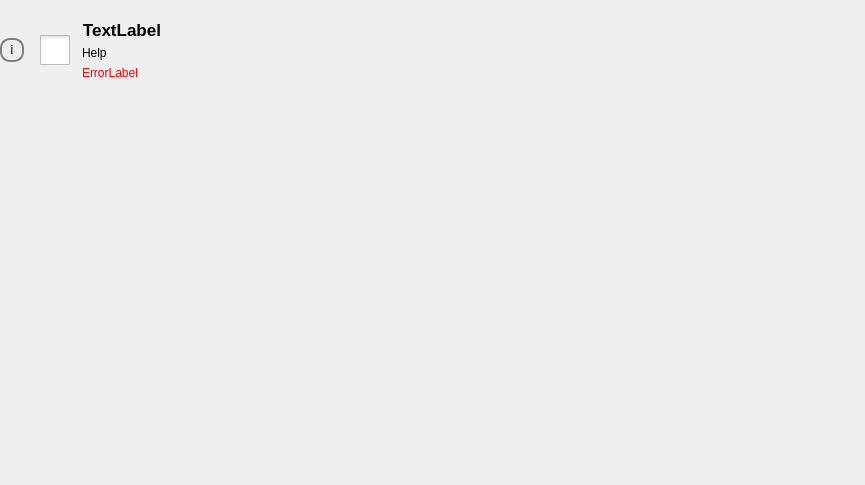
<?xml version="1.0" encoding="UTF-8"?>
<ui version="4.0">
 <class>Form</class>
 <widget class="QWidget" name="Form">
  <property name="geometry">
   <rect>
    <x>0</x>
    <y>0</y>
    <width>865</width>
    <height>485</height>
   </rect>
  </property>
  <property name="maximumSize">
   <size>
    <width>16777215</width>
    <height>16777215</height>
   </size>
  </property>
  <property name="windowTitle">
   <string>Form</string>
  </property>
  <layout class="QFormLayout" name="formLayout">
   <property name="leftMargin">
    <number>0</number>
   </property>
   <property name="topMargin">
    <number>20</number>
   </property>
   <property name="rightMargin">
    <number>0</number>
   </property>
   <property name="bottomMargin">
    <number>20</number>
   </property>
   <item row="0" column="0" colspan="2">
    <layout class="QHBoxLayout" name="horizontalLayout">
     <item>
      <widget class="QPushButton" name="lfbTextFieldDescriptionBtn">
       <property name="sizePolicy">
        <sizepolicy hsizetype="Fixed" vsizetype="Fixed">
         <horstretch>0</horstretch>
         <verstretch>0</verstretch>
        </sizepolicy>
       </property>
       <property name="styleSheet">
        <string notr="true">QPushButton{
	border: 2px solid gray;
	border-radius: 10px;
	width: 20px;
	height: 20px;
	margin-right: 10px;
}</string>
       </property>
       <property name="text">
        <string>i</string>
       </property>
      </widget>
     </item>
     <item>
      <widget class="QCheckBox" name="lfbCheckBox">
       <property name="sizePolicy">
        <sizepolicy hsizetype="Fixed" vsizetype="Fixed">
         <horstretch>0</horstretch>
         <verstretch>0</verstretch>
        </sizepolicy>
       </property>
       <property name="font">
        <font>
         <pointsize>20</pointsize>
        </font>
       </property>
       <property name="styleSheet">
        <string notr="true">QCheckBox::indicator {
     width: 30px;
     height: 30px;
 }</string>
       </property>
       <property name="text">
        <string/>
       </property>
       <property name="iconSize">
        <size>
         <width>25</width>
         <height>25</height>
        </size>
       </property>
      </widget>
     </item>
     <item>
      <layout class="QVBoxLayout" name="verticalLayout">
       <item>
        <widget class="QLabel" name="lfbTextFieldLabel">
         <property name="sizePolicy">
          <sizepolicy hsizetype="Fixed" vsizetype="Preferred">
           <horstretch>0</horstretch>
           <verstretch>0</verstretch>
          </sizepolicy>
         </property>
         <property name="font">
          <font>
           <pointsize>13</pointsize>
           <weight>75</weight>
           <bold>true</bold>
           <underline>false</underline>
          </font>
         </property>
         <property name="layoutDirection">
          <enum>Qt::LeftToRight</enum>
         </property>
         <property name="text">
          <string>TextLabel</string>
         </property>
         <property name="alignment">
          <set>Qt::AlignRight|Qt::AlignTrailing|Qt::AlignVCenter</set>
         </property>
        </widget>
       </item>
       <item>
        <widget class="QLabel" name="lfbTextFieldHelp">
         <property name="text">
          <string>Help</string>
         </property>
        </widget>
       </item>
       <item>
        <widget class="QLabel" name="lfbTextFieldError">
         <property name="styleSheet">
          <string notr="true">color: red;</string>
         </property>
         <property name="text">
          <string>ErrorLabel</string>
         </property>
        </widget>
       </item>
      </layout>
     </item>
    </layout>
   </item>
  </layout>
 </widget>
 <resources/>
 <connections/>
</ui>
